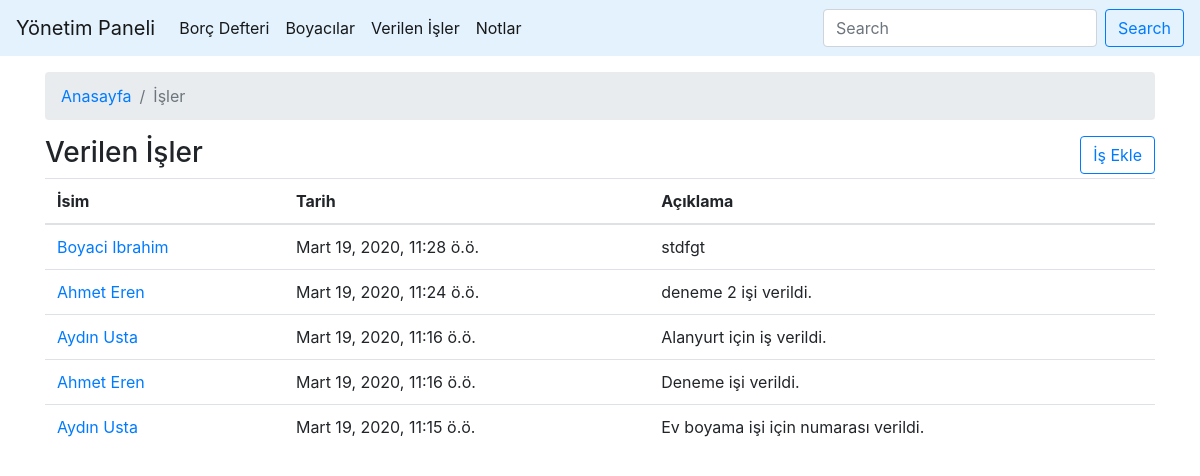
Page /isler/ on the earlier database version.
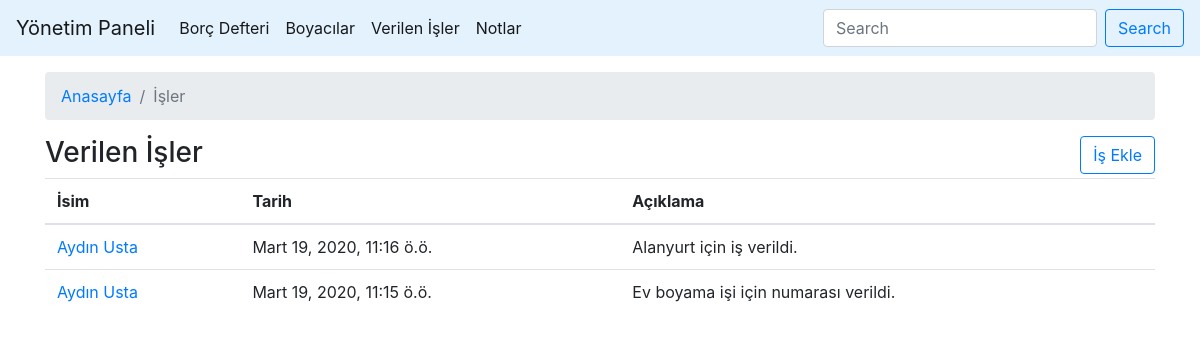
Same page on the later database version.
### boya/models.py (models this page shows, shortened)
class VerilenIs(models.Model):
    is_alan_boyaci = models.ForeignKey(Boyaci, on_delete=models.CASCADE,
                                        related_name="verilen_isler", verbose_name="Boyacı")
    is_tarihi = models.DateTimeField(auto_now_add=True, verbose_name="İş Alma Tarihi")
    is_aciklama = models.TextField(verbose_name="Açıklama")
    class Meta:
        verbose_name = "Verilen İş"
        verbose_name_plural = "Verilen İşler"

class Boyaci(models.Model):
    isim = models.CharField(max_length=100)
    telefon_no = models.CharField(max_length=11)
    kayit_tarihi = models.DateTimeField(auto_now_add=True)
    aciklama = models.TextField()
    boyaci_etiket = models.ManyToManyField(Etiket, related_name="boyacilar")
    class Meta:
        verbose_name = "Boyacı"
        verbose_name_plural = "Boyacılar"

### boya/views.py (the view)
# urls.py: path('isler/', views.isler, name="isler"),
def isler(request):
    isler = VerilenIs.objects.all()
    return render(request, 'isler.html', {'isler': isler})

### templates/isler.html
{% extends 'base.html' %}
{% block content %}
  <div class="container mt-3">
      <nav aria-label="breadcrumb">
        <ol class="breadcrumb">
          <li class="breadcrumb-item"><a href="/">Anasayfa</a></li>
          <li class="breadcrumb-item active" aria-current="page">İşler</li>
        </ol>
      </nav>
  <div class="row">
    <div class="col-6">
      <h3>Verilen İşler</h3>
    </div>
    <div class="col-6">
      <a href="{% url 'is_ekle' %}"><button type="button" class="btn btn-outline-primary float-right">İş Ekle</button></a>
    </div>
  </div>
  <table class="table table-hover">
  <thead>
    <tr>
      <th scope="col">İsim</th>
      <th scope="col">Tarih</th>
      <th scope="col">Açıklama</th>
    </tr>
  </thead>
  <tbody>
  {% for isim in isler reversed%}
    <tr>
      <td><a href="{% url 'boyaci_ayrinti' isim.is_alan_boyaci.id %}">{{isim.is_alan_boyaci.isim|title}}</a></td>
      <td>{{isim.is_tarihi}}</td>
      <td>{{isim.is_aciklama}}</td>
    </tr>
  {% endfor %}
  </tbody>
  </table>
</div>
{% endblock content %}

Differences in the rows shown:
removed VerilenIs: is_alan_boyaci.isim "Boyaci Ibrahim", is_tarihi "Mart 19, 2020, 11:28 ö.ö.", is_aciklama "stdfgt"
removed VerilenIs: is_alan_boyaci.isim "Ahmet Eren", is_tarihi "Mart 19, 2020, 11:24 ö.ö.", is_aciklama "deneme 2 işi verildi."
removed VerilenIs: is_alan_boyaci.isim "Ahmet Eren", is_tarihi "Mart 19, 2020, 11:16 ö.ö.", is_aciklama "Deneme işi verildi."
